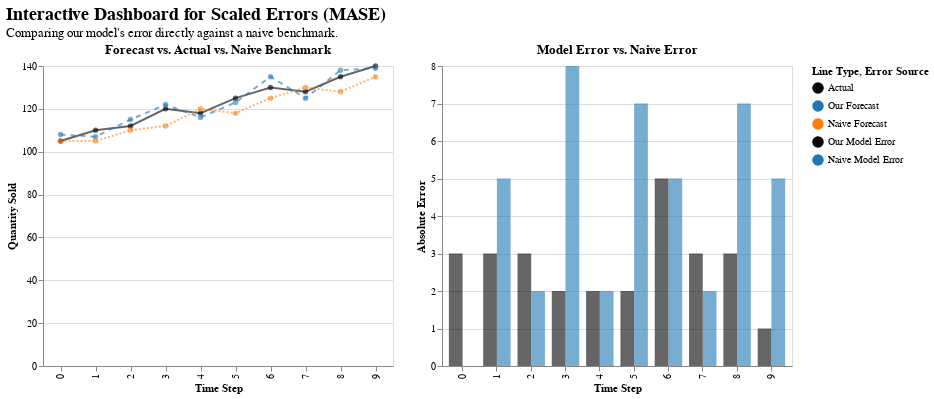

Source (notebook cell):
### Markdown cell above
#### Visualization of Scaled Errors
This dashboard provides the ultimate comparison: it shows our model's performance directly against the simple naive benchmark at every time step.

### Code cell
naive_forecast_values = np.insert(true_values[:-1], 0, train_values[-1])

plot_df = pd.DataFrame({
    'Time Step': np.arange(len(true_values)),
    'Actual': true_values,
    'Our Forecast': predicted_values,
    'Naive Forecast': naive_forecast_values
}).melt(id_vars='Time Step', var_name='Type', value_name='Value')

error_comp_df = pd.DataFrame({
    'Time Step': np.arange(len(true_values)),
    'Our Model Error': np.abs(true_values - predicted_values),
    'Naive Model Error': np.abs(true_values - naive_forecast_values)
}).melt(id_vars='Time Step', var_name='Error Source', value_name='Absolute Error')

# --- Define Interaction (No Changes Here) ---
highlight = alt.selection_point(on='mouseover', fields=['Time Step'], nearest=True, empty='none')

# --- Build the Side-by-Side Plots ---

# LEFT PLOT: Context (All three lines)
context_plot = alt.Chart(plot_df).mark_line(point=True).encode(
    x=alt.X('Time Step:O', title='Time Step'),
    y=alt.Y('Value:Q', title='Quantity Sold'),
    color=alt.Color('Type:N',
        scale=alt.Scale(domain=['Actual', 'Our Forecast', 'Naive Forecast'], range=['#000000', '#1f77b4', '#ff7f0e']),
        legend=alt.Legend(title='Line Type')
    ),
    strokeDash=alt.StrokeDash('Type:N',
        scale=alt.Scale(
            domain=['Actual', 'Our Forecast', 'Naive Forecast'],
            range=[[0], [5, 5], [2, 2]]  # [Solid], [Dashed], [Dotted]
        ),
        legend=None
    ),
    opacity=alt.condition(highlight, alt.value(1.0), alt.value(0.6))
).properties(
    width=350, height=300,
    title='Forecast vs. Actual vs. Naive Benchmark'
).add_params(highlight)

# RIGHT PLOT: Direct Error Comparison (WITH THE FIX)
error_comp_plot = alt.Chart(error_comp_df).mark_bar().encode(
    x=alt.X('Time Step:O', title='Time Step'),
    xOffset='Error Source:N',
    y=alt.Y('Absolute Error:Q', title='Absolute Error'),
    color=alt.Color('Error Source:N',
        scale=alt.Scale(domain=['Our Model Error', 'Naive Model Error'], range=['#1f77b4', '#ff7f0e']),
        legend=alt.Legend(title='Error Source')
    ),
    tooltip=['Time Step', 'Error Source', alt.Tooltip('Absolute Error:Q', format='.1f')],
    # Corrected line is here:
    opacity=alt.condition(highlight, alt.value(1.0), alt.value(0.6))
).properties(
    width=350, height=300,
    title='Model Error vs. Naive Error'
).add_params(highlight)


# --- Combine the Plots Horizontally (No changes here) ---
scaled_dashboard = (context_plot | error_comp_plot).properties(
    title=alt.TitleParams(
        "Interactive Dashboard for Scaled Errors (MASE)",
        subtitle="Comparing our model's error directly against a naive benchmark.",
        fontSize=18, subtitleFontSize=13
    )
)

scaled_dashboard

### Figure 1 — Vega-Lite specification as saved in the notebook (floating-point values rounded to 4 significant figures)
{"config": {"view": {"continuousWidth": 300, "continuousHeight": 300}}, "hconcat": [{"data": {"name": "data-6442edf0e74e0dec9af6b7cd0d9276e7"}, "mark": {"type": "line", "point": true}, "encoding": {"color": {"field": "Type", "legend": {"title": "Line Type"}, "scale": {"domain": ["Actual", "Our Forecast", "Naive Forecast"], "range": ["#000000", "#1f77b4", "#ff7f0e"]}, "type": "nominal"}, "opacity": {"condition": {"param": "param_33", "value": 1.0, "empty": false}, "value": 0.6}, "strokeDash": {"field": "Type", "legend": null, "scale": {"domain": ["Actual", "Our Forecast", "Naive Forecast"], "range": [[0], [5, 5], [2, 2]]}, "type": "nominal"}, "x": {"field": "Time Step", "title": "Time Step", "type": "ordinal"}, "y": {"field": "Value", "title": "Quantity Sold", "type": "quantitative"}}, "height": 300, "name": "view_59", "title": "Forecast vs. Actual vs. Naive Benchmark", "width": 350}, {"data": {"name": "data-5e5b58813b569871233950ea4d9243b6"}, "mark": {"type": "bar"}, "encoding": {"color": {"field": "Error Source", "legend": {"title": "Error Source"}, "scale": {"domain": ["Our Model Error", "Naive Model Error"], "range": ["#1f77b4", "#ff7f0e"]}, "type": "nominal"}, "opacity": {"condition": {"param": "param_33", "value": 1.0, "empty": false}, "value": 0.6}, "tooltip": [{"field": "Time Step", "type": "quantitative"}, {"field": "Error Source", "type": "nominal"}, {"field": "Absolute Error", "format": ".1f", "type": "quantitative"}], "x": {"field": "Time Step", "title": "Time Step", "type": "ordinal"}, "xOffset": {"field": "Error Source", "type": "nominal"}, "y": {"field": "Absolute Error", "title": "Absolute Error", "type": "quantitative"}}, "height": 300, "name": "view_60", "title": "Model Error vs. Naive Error", "width": 350}], "params": [{"name": "param_33", "select": {"type": "point", "fields": ["Time Step"], "nearest": true, "on": "mouseover"}, "views": ["view_59", "view_60"]}], "title": {"text": "Interactive Dashboard for Scaled Errors (MASE)", "fontSize": 18, "subtitle": "Comparing our model's error directly against a naive benchmark.", "subtitleFontSize": 13}, "$schema": "https://vega.github.io/schema/vega-lite/v5.20.1.json", "datasets": {"data-6442edf0e74e0dec9af6b7cd0d9276e7": [{"Time Step": 0, "Type": "Actual", "Value": 105}, {"Time Step": 1, "Type": "Actual", "Value": 110}, {"Time Step": 2, "Type": "Actual", "Value": 112}, {"Time Step": 3, "Type": "Actual", "Value": 120}, {"Time Step": 4, "Type": "Actual", "Value": 118}, {"Time Step": 5, "Type": "Actual", "Value": 125}, {"Time Step": 6, "Type": "Actual", "Value": 130}, {"Time Step": 7, "Type": "Actual", "Value": 128}, {"Time Step": 8, "Type": "Actual", "Value": 135}, {"Time Step": 9, "Type": "Actual", "Value": 140}, {"Time Step": 0, "Type": "Our Forecast", "Value": 108}, {"Time Step": 1, "Type": "Our Forecast", "Value": 107}, {"Time Step": 2, "Type": "Our Forecast", "Value": 115}, {"Time Step": 3, "Type": "Our Forecast", "Value": 122}, {"Time Step": 4, "Type": "Our Forecast", "Value": 116}, {"Time Step": 5, "Type": "Our Forecast", "Value": 123}, {"Time Step": 6, "Type": "Our Forecast", "Value": 135}, {"Time Step": 7, "Type": "Our Forecast", "Value": 125}, {"Time Step": 8, "Type": "Our Forecast", "Value": 138}, {"Time Step": 9, "Type": "Our Forecast", "Value": 139}, {"Time Step": 0, "Type": "Naive Forecast", "Value": 105}, {"Time Step": 1, "Type": "Naive Forecast", "Value": 105}, {"Time Step": 2, "Type": "Naive Forecast", "Value": 110}, {"Time Step": 3, "Type": "Naive Forecast", "Value": 112}, {"Time Step": 4, "Type": "Naive Forecast", "Value": 120}, {"Time Step": 5, "Type": "Naive Forecast", "Value": 118}, {"Time Step": 6, "Type": "Naive Forecast", "Value": 125}, {"Time Step": 7, "Type": "Naive Forecast", "Value": 130}, {"Time Step": 8, "Type": "Naive Forecast", "Value": 128}, {"Time Step": 9, "Type": "Naive Forecast", "Value": 135}], "data-5e5b58813b569871233950ea4d9243b6": [{"Time Step": 0, "Error Source": "Our Model Error", "Absolute Error": 3}, {"Time Step": 1, "Error Source": "Our Model Error", "Absolute Error": 3}, {"Time Step": 2, "Error Source": "Our Model Error", "Absolute Error": 3}, {"Time Step": 3, "Error Source": "Our Model Error", "Absolute Error": 2}, {"Time Step": 4, "Error Source": "Our Model Error", "Absolute Error": 2}, {"Time Step": 5, "Error Source": "Our Model Error", "Absolute Error": 2}, {"Time Step": 6, "Error Source": "Our Model Error", "Absolute Error": 5}, {"Time Step": 7, "Error Source": "Our Model Error", "Absolute Error": 3}, {"Time Step": 8, "Error Source": "Our Model Error", "Absolute Error": 3}, {"Time Step": 9, "Error Source": "Our Model Error", "Absolute Error": 1}, {"Time Step": 0, "Error Source": "Naive Model Error", "Absolute Error": 0}, {"Time Step": 1, "Error Source": "Naive Model Error", "Absolute Error": 5}, {"Time Step": 2, "Error Source": "Naive Model Error", "Absolute Error": 2}, {"Time Step": 3, "Error Source": "Naive Model Error", "Absolute Error": 8}, {"Time Step": 4, "Error Source": "Naive Model Error", "Absolute Error": 2}, {"Time Step": 5, "Error Source": "Naive Model Error", "Absolute Error": 7}, {"Time Step": 6, "Error Source": "Naive Model Error", "Absolute Error": 5}, {"Time Step": 7, "Error Source": "Naive Model Error", "Absolute Error": 2}, {"Time Step": 8, "Error Source": "Naive Model Error", "Absolute Error": 7}, {"Time Step": 9, "Error Source": "Naive Model Error", "Absolute Error": 5}]}}
